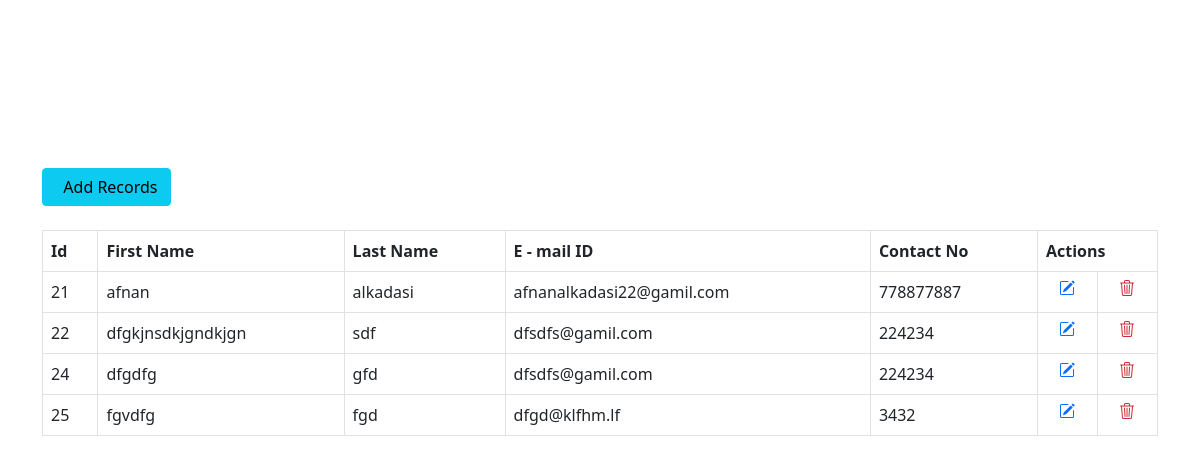
The page / on the database its author committed.
### tables this page shows
CREATE TABLE `tbl_users` (
  `id` int(11) NOT NULL,
  `first_name` varchar(25) NOT NULL,
  `last_name` varchar(25) NOT NULL,
  `email_id` varchar(50) NOT NULL,
  `contact_no` bigint(10) NOT NULL
);

### Classes/PDO_Connect.php (called while the page is built, shortened)
<?php
class PDO_Connect{
    public function __construct() {
        $this->dbhost   = "localhost";
        $this->dbuser   = "root";
        $this->dbpass   = "";
        $this->dbname   = "pdo_data";
        $this->charset  = "UTF8";
        try {
            $this->conn =
                    new PDO(
                    "mysql:host={$this->dbhost};dbname={$this->dbname};charset={$this->charset}",
                    $this->dbuser,
                    $this->dbpass
                    );
        } catch (PDOException $error) {
            $this->error = $error->getMessage();
            die($this->error);
        }
    }
}
?>

### Classes/CRUD.php (called while the page is built, shortened)
<?php
    require_once 'PDO_Connect.php';
    class CRUD extends PDO_Connect implements PDO_Intserface{
        public function getAllRecords($table){
            $this->stmt = $this->conn->prepare("SELECT * FROM `$table`");
            $this->stmt->execute();
            if ($this->stmt->rowCount() > 0) {
                $data = $this->stmt->fetchAll();
                return $data;
            }
            else
                echo "No found records";
		}
    }
?>

### index.php (the view, shortened to what this page needs)
<?php
  require_once 'Classes/PDO_Connect.php';
  require_once 'Classes/CRUD.php';
  $crudObj = new CRUD();
include_once 'header.php';
?>
<div class="container">
<a href="add-data.php" class="btn btn-large btn-info"><i class="glyphicon glyphicon-plus"></i> &nbsp; Add Records</a>
</div>
<div class="clearfix"></div><br />
<div class="container">
     <table class='table table-bordered table-responsive'>
     <tr>
     <th>Id</th>
     <th>First Name</th>
     <th>Last Name</th>
     <th>E - mail ID</th>
     <th>Contact No</th>
     <th colspan="2" align="center">Actions</th>
     </tr>
     <?php
        $users =  $crudObj->getAllRecords("tbl_users");
        foreach ($users as $user){
    ?>
        <tr>
            <td><?php echo $user['id'];?></td>
            <td><?php echo $user['first_name'];?></td>
            <td><?php echo $user['last_name'];?></td>
            <td><?php echo $user['email_id'];?></td>
            <td><?php echo $user['contact_no'];?></td>
            <td align="center">
            <a href="edit-data.php?edit_id=<?php echo $user['id']; ?>"></a>
            </td>
            <td align="center">
            <a style="color:rgb(204, 41, 55);" href="delete.php?delete_id=<?php echo $user['id']; ?>"></a>
            </td>
        </tr>
        <?php }?>
</table>
</div>
<?php include_once 'footer.php'; ?>

### header.php (shortened to what this page needs)
<!DOCTYPE html PUBLIC "-//W3C//DTD XHTML 1.0 Transitional//EN" "http://www.w3.org/TR/xhtml1/DTD/xhtml1-transitional.dtd">
<html xmlns="http://www.w3.org/1999/xhtml">
<head>
<link href="bootstrap/css/bootstrap.min.css" rel="stylesheet" media="screen">
</head>
<br><br><br><br><br><br><br>
<body>

### footer.php (shortened to what this page needs)
</body>
</html>

### rows shown on the page
tbl_users: id "21", first_name "afnan", last_name "alkadasi", email "afnanalkadasi22@gamil.com", contact_no "778877887"
tbl_users: id "22", first_name "dfgkjnsdkjgndkjgn", last_name "sdf", email "dfsdfs@gamil.com", contact_no "224234"
tbl_users: id "24", first_name "dfgdfg", last_name "gfd", email "dfsdfs@gamil.com", contact_no "224234"
tbl_users: id "25", first_name "fgvdfg", last_name "fgd", email "dfgd@klfhm.lf", contact_no "3432"
